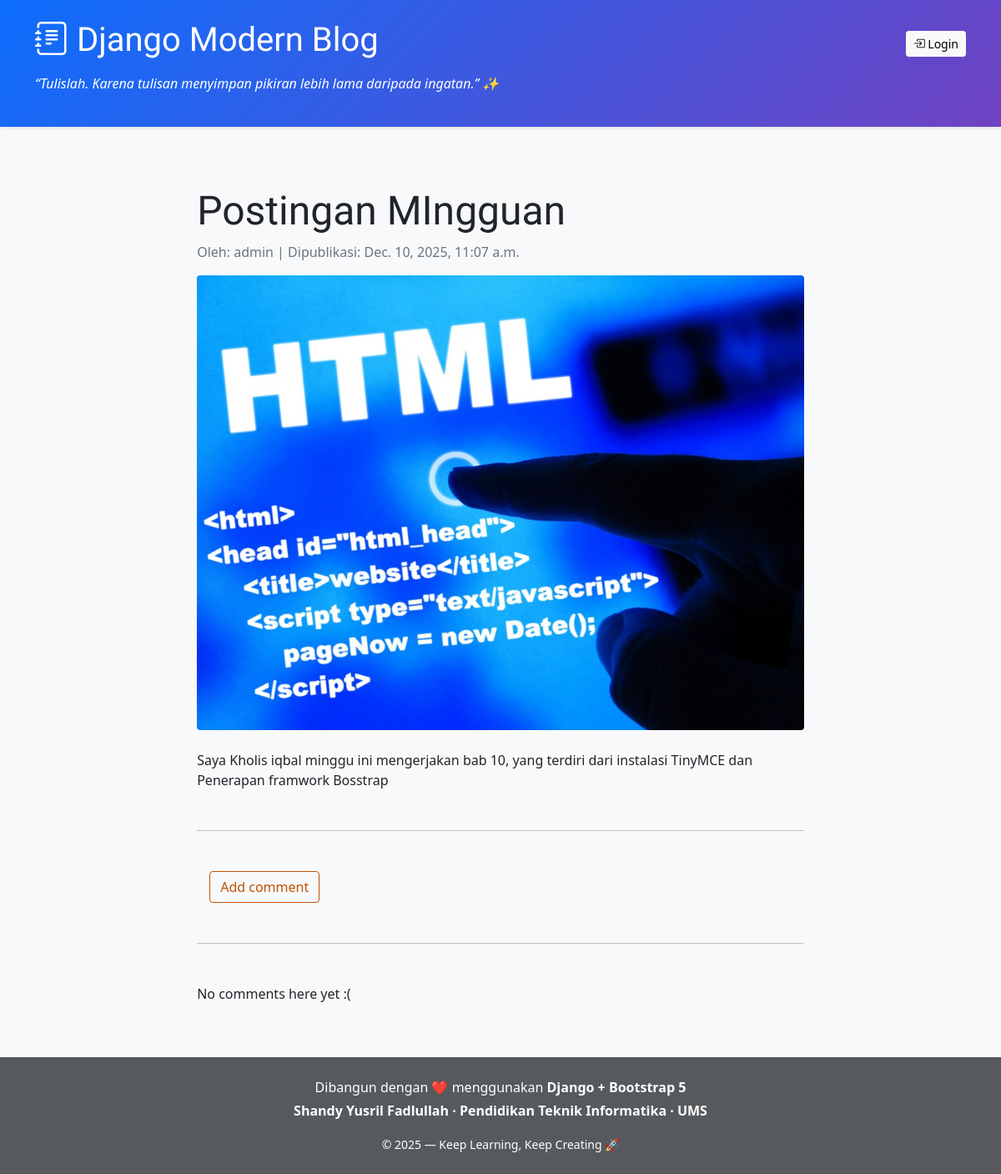
Before: /post/2/ with the older database file.
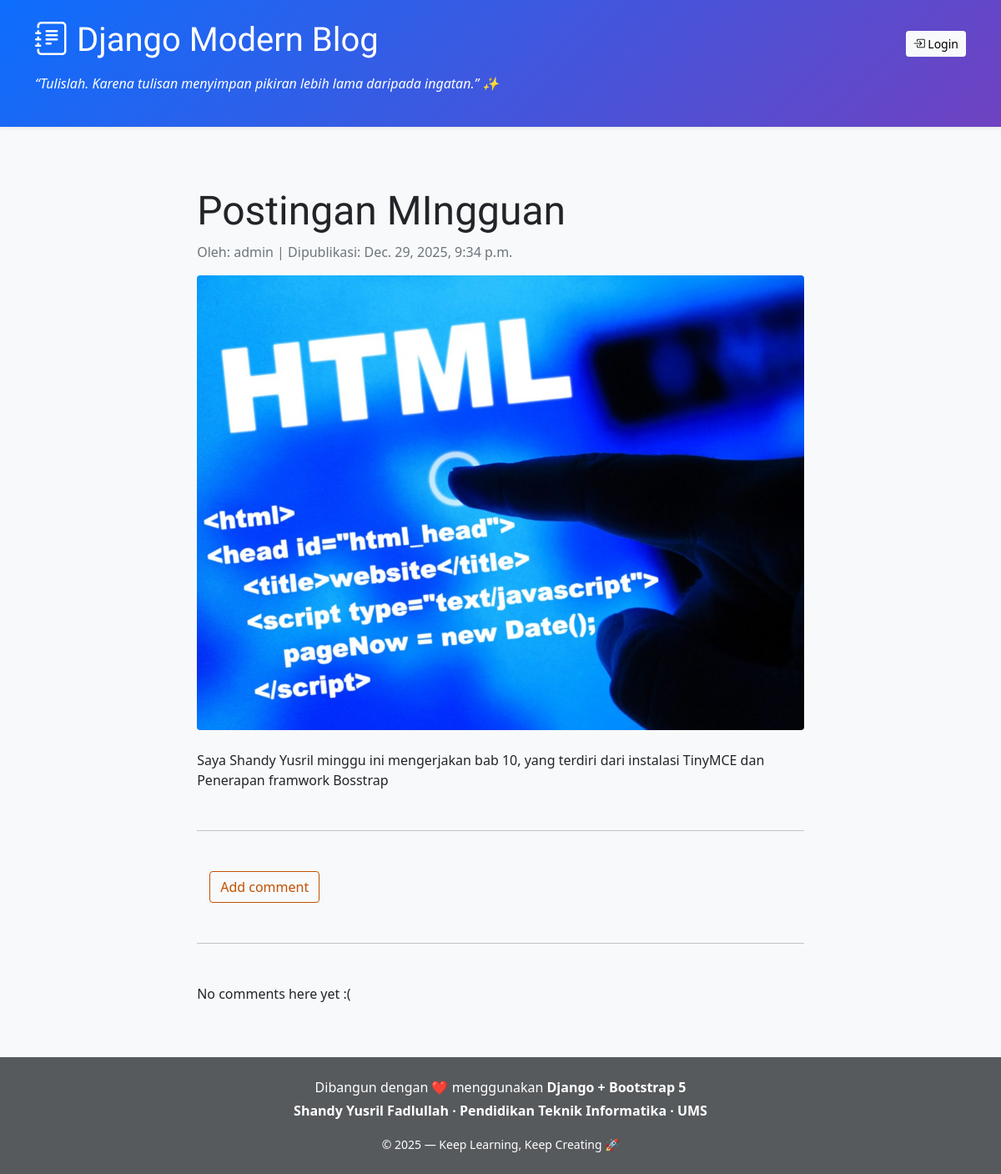
After: the same page with the newer database file.
### blog/models.py (models this page shows, shortened)
class Post(models.Model):
    author = models.ForeignKey(settings.AUTH_USER_MODEL, on_delete=models.CASCADE)
    title = models.CharField(max_length=200)
    text = HTMLField()
    created_date = models.DateTimeField(default=timezone.now)
    published_date = models.DateTimeField(blank=True, null=True)
    header_image = models.ImageField(upload_to='post_images/', blank=True, null=True)

### blog/views.py (the view)
# urls.py: path('post/<int:pk>/', views.post_detail, name='post_detail'),
def post_detail(request, pk):
    post = get_object_or_404(Post, pk=pk)
    return render(request, 'blog/post_detail.html', {'post': post})

### blog/templates/blog/post_detail.html (shortened to what this page needs)
{% extends 'blog/base.html' %}
{% block content %}
<div class="container mt-5">
  <div class="row">
    <div class="col-lg-10 mx-auto">
      <h1 class="display-5">{{ post.title }}</h1>
      <p class="text-muted">
        Oleh: {{ post.author }} | Dipublikasi: {{ post.published_date }}
      </p>
      {% if post.header_image %}
      <img src="{{ post.header_image.url }}"
           class="img-fluid rounded mb-4"
           alt="{{ post.title }}" />
      {% endif %}
      <div class="post-content">{{ post.text|safe }}</div>
      <hr class="my-5" />
      <a class="btn btn-secondary"
         role="button"
         href="{% url 'add_comment_to_post' pk=post.pk %}">
         Add comment
      </a>
      <hr class="my-5" />
      {% for comment in post.comments.all %}
      <div class="card bg-light mb-3">
        <div class="card-body">
          {{ comment.created_date }}
          <strong>{{ comment.author }}</strong>
          <p>{{ comment.text|linebreaks }}</p>
        </div>
      </div>
      {% empty %}
      <p>No comments here yet :(</p>
      {% endfor %}
    </div>
  </div>
</div>
{% endblock %}

Changed rows visible on the page:
changed Post "Postingan MIngguan": published_date "Dec. 10, 2025, 11:07 a.m." → "Dec. 29, 2025, 9:34 p.m."; text "Saya Kholis iqbal minggu ini mengerjakan bab 10, yang terdiri dari instalasi TinyMCE dan Penerapan framwork Bosstrap" → "Saya Shandy Yusril minggu ini mengerjakan bab 10, yang terdiri dari instalasi TinyMCE dan Penerapan framwork Bosstrap"
